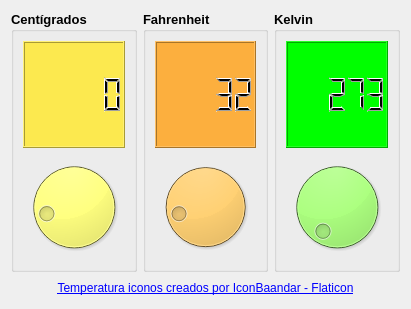
<?xml version="1.0" encoding="UTF-8"?>
<ui version="4.0">
 <class>Conversor</class>
 <widget class="QDialog" name="Conversor">
  <property name="geometry">
   <rect>
    <x>0</x>
    <y>0</y>
    <width>411</width>
    <height>309</height>
   </rect>
  </property>
  <property name="windowTitle">
   <string>Conversor</string>
  </property>
  <property name="windowIcon">
   <iconset resource="Recursos.qrc">
    <normaloff>:/recursos/convertidor.jpg</normaloff>:/recursos/convertidor.jpg</iconset>
  </property>
  <property name="styleSheet">
   <string notr="true">border-color: rgb(0, 0, 0);</string>
  </property>
  <layout class="QVBoxLayout" name="verticalLayout_3">
   <item>
    <widget class="QWidget" name="widget" native="true">
     <layout class="QHBoxLayout" name="horizontalLayout">
      <property name="leftMargin">
       <number>0</number>
      </property>
      <property name="topMargin">
       <number>0</number>
      </property>
      <property name="rightMargin">
       <number>0</number>
      </property>
      <property name="bottomMargin">
       <number>0</number>
      </property>
      <item>
       <widget class="QGroupBox" name="groupBox">
        <property name="font">
         <font>
          <pointsize>10</pointsize>
          <bold>true</bold>
         </font>
        </property>
        <property name="title">
         <string>Centígrados</string>
        </property>
        <layout class="QVBoxLayout" name="verticalLayout">
         <item>
          <widget class="QLCDNumber" name="outCent">
           <property name="styleSheet">
            <string notr="true">background-color: rgb(252, 233, 79);</string>
           </property>
          </widget>
         </item>
         <item>
          <widget class="QDial" name="inCent">
           <property name="styleSheet">
            <string notr="true">background-color: rgb(255, 255, 127);</string>
           </property>
           <property name="minimum">
            <number>-18</number>
           </property>
          </widget>
         </item>
        </layout>
       </widget>
      </item>
      <item>
       <widget class="QGroupBox" name="groupBox_2">
        <property name="font">
         <font>
          <pointsize>10</pointsize>
          <bold>true</bold>
         </font>
        </property>
        <property name="title">
         <string>Fahrenheit</string>
        </property>
        <layout class="QVBoxLayout" name="verticalLayout_2">
         <item>
          <widget class="QLCDNumber" name="outFahr">
           <property name="styleSheet">
            <string notr="true">background-color: rgb(252, 175, 62);</string>
           </property>
           <property name="intValue" stdset="0">
            <number>32</number>
           </property>
          </widget>
         </item>
         <item>
          <widget class="QDial" name="inFahr">
           <property name="styleSheet">
            <string notr="true">background-color: rgb(255, 170, 0);</string>
           </property>
           <property name="minimum">
            <number>0</number>
           </property>
           <property name="maximum">
            <number>210</number>
           </property>
           <property name="value">
            <number>32</number>
           </property>
          </widget>
         </item>
        </layout>
       </widget>
      </item>
      <item>
       <widget class="QGroupBox" name="groupBox_3">
        <property name="font">
         <font>
          <pointsize>10</pointsize>
          <bold>true</bold>
         </font>
        </property>
        <property name="styleSheet">
         <string notr="true"/>
        </property>
        <property name="title">
         <string>Kelvin</string>
        </property>
        <layout class="QVBoxLayout" name="verticalLayout_4">
         <property name="spacing">
          <number>6</number>
         </property>
         <property name="bottomMargin">
          <number>9</number>
         </property>
         <item>
          <widget class="QLCDNumber" name="outKel">
           <property name="styleSheet">
            <string notr="true">background-color: rgb(0, 255, 0);</string>
           </property>
           <property name="smallDecimalPoint">
            <bool>false</bool>
           </property>
           <property name="digitCount">
            <number>5</number>
           </property>
           <property name="segmentStyle">
            <enum>QLCDNumber::Filled</enum>
           </property>
           <property name="value" stdset="0">
            <double>273.000000000000000</double>
           </property>
          </widget>
         </item>
         <item>
          <widget class="QDial" name="inKel">
           <property name="styleSheet">
            <string notr="true">background-color: rgb(170, 255, 127);</string>
           </property>
           <property name="minimum">
            <number>255</number>
           </property>
           <property name="maximum">
            <number>372</number>
           </property>
          </widget>
         </item>
        </layout>
       </widget>
      </item>
     </layout>
    </widget>
   </item>
   <item>
    <widget class="QLabel" name="label">
     <property name="maximumSize">
      <size>
       <width>16777215</width>
       <height>20</height>
      </size>
     </property>
     <property name="text">
      <string>&lt;a href=&quot;https://www.flaticon.es/iconos-gratis/temperatura&quot; title=&quot;temperatura iconos&quot;&gt;Temperatura iconos creados por IconBaandar - Flaticon&lt;/a&gt;</string>
     </property>
     <property name="alignment">
      <set>Qt::AlignCenter</set>
     </property>
    </widget>
   </item>
  </layout>
 </widget>
 <resources>
  <include location="Recursos.qrc"/>
 </resources>
 <connections>
  <connection>
   <sender>inCent</sender>
   <signal>valueChanged(int)</signal>
   <receiver>outCent</receiver>
   <slot>display(int)</slot>
   <hints>
    <hint type="sourcelabel">
     <x>78</x>
     <y>182</y>
    </hint>
    <hint type="destinationlabel">
     <x>78</x>
     <y>70</y>
    </hint>
   </hints>
  </connection>
  <connection>
   <sender>inFahr</sender>
   <signal>valueChanged(int)</signal>
   <receiver>outFahr</receiver>
   <slot>display(int)</slot>
   <hints>
    <hint type="sourcelabel">
     <x>222</x>
     <y>182</y>
    </hint>
    <hint type="destinationlabel">
     <x>222</x>
     <y>70</y>
    </hint>
   </hints>
  </connection>
  <connection>
   <sender>inKel</sender>
   <signal>valueChanged(int)</signal>
   <receiver>outKel</receiver>
   <slot>display(int)</slot>
   <hints>
    <hint type="sourcelabel">
     <x>338</x>
     <y>208</y>
    </hint>
    <hint type="destinationlabel">
     <x>338</x>
     <y>90</y>
    </hint>
   </hints>
  </connection>
 </connections>
</ui>
